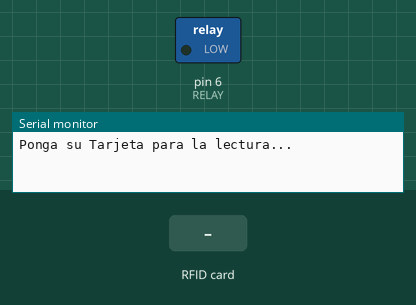
Recording of a sketch running on a simulated Arduino Uno, built with avr-gcc and run on an emulated ATmega328P. Parts: switched loads named in the sketch (green lamp = pin HIGH), the last lines printed to the serial monitor. The test bench sets the inputs (shaded band). Pins used as bus, display or sensor lines are not drawn.

Above: at 1.2 s.
1.3 s: RFID card 50 AC DC A4 held to the reader
At 1.7 s:
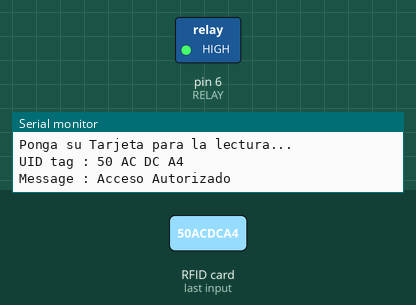
2.8 s: RFID card 26 A7 EF F7 held to the reader
At 7.6 s:
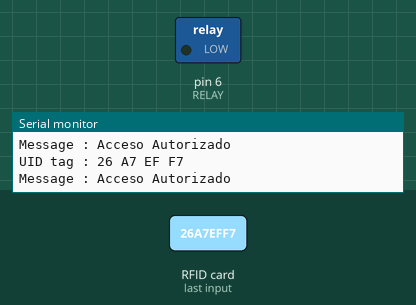
Timing chart, 0 to 9.1 s (numbered marks = the images above; inputs shaded):
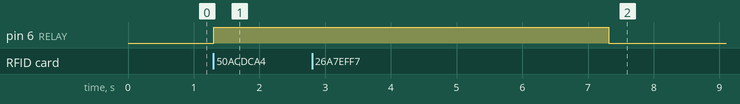

Measured:
- after the input at 1.3 s, pin 6 (RELAY): LOW → HIGH at once
- after the input at 2.8 s, pin 6 (RELAY): HIGH → LOW after 4.5 s instead of 1.5 s

The sketch:

Control_Acceso_Puertas_RC522.ino
```cpp
/*

Programa: Control de Acceso a Puertas con RC522
Autor:  Humberto Higinio
Facebook: https://www.facebook.com/humberto.higinio
Instagram: https://www.instagram.com/humberto.higinio/
Twitter: https://twitter.com/hhiginio
Canal de Youtube: https://www.youtube.com/user/HHSolis
Video Exclusivo para mi canal de Youtube
Todos los Derechos Reservados - 2019
Código de Dominio Público

 *
 * Typical pin layout used:
 * -----------------------------------------------------------------------------------------
 *             MFRC522      Arduino       Arduino   Arduino    Arduino          Arduino
 *             Reader/PCD   Uno/101       Mega      Nano v3    Leonardo/Micro   Pro Micro
 * Signal      Pin          Pin           Pin       Pin        Pin              Pin
 * -----------------------------------------------------------------------------------------
 * RST/Reset   RST          9             5         D9         RESET/ICSP-5     RST
 * SPI SS      SDA(SS)      10            53        D10        10               10
 * SPI MOSI    MOSI         11 / ICSP-4   51        D11        ICSP-4           16
 * SPI MISO    MISO         12 / ICSP-1   50        D12        ICSP-1           14
 * SPI SCK     SCK          13 / ICSP-3   52        D13        ICSP-3           15
 */


#include <SPI.h>
#include <MFRC522.h>

#define SS_PIN 10
#define RST_PIN 9
#define RELAY 6 // Pin del Relay
MFRC522 mfrc522(SS_PIN, RST_PIN);   // Crea la instancia MFRC522


void setup()
{
  Serial.begin(9600);   // Inicializa la comunicacion serial
  SPI.begin();          // Inicializa el bus SPI
  mfrc522.PCD_Init();   // Inicializa el MFRC522
  pinMode(RELAY, OUTPUT);
  digitalWrite(RELAY, LOW);
  Serial.println("Ponga su Tarjeta para la lectura...");
  Serial.println();

}
void loop()
{
  // Mirando para nuevas tarjeras
  if ( ! mfrc522.PICC_IsNewCardPresent())
  {
    return;
  }
  // Selecciona una de las tarjetas
  if ( ! mfrc522.PICC_ReadCardSerial())
  {
    return;
  }
  // Muestra el UID sobre el Monitor Serial
  Serial.print("UID tag :");
  String content= "";
  byte letter;
  for (byte i = 0; i < mfrc522.uid.size; i++)
  {
     Serial.print(mfrc522.uid.uidByte[i] < 0x10 ? " 0" : " ");
     Serial.print(mfrc522.uid.uidByte[i], HEX);
     content.concat(String(mfrc522.uid.uidByte[i] < 0x10 ? " 0" : " "));
     content.concat(String(mfrc522.uid.uidByte[i], HEX));
  }
  Serial.println();
  Serial.print("Message : ");
  content.toUpperCase();
  if (content.substring(1) == "50 AC DC A4") //Cambie aqui el UID de las tarjetas que usted desea dar acceso
  {
    Serial.println("Acceso Autorizado");
  digitalWrite(RELAY, HIGH);
  delay(3000);
  digitalWrite(RELAY,LOW);
  }
  else if  (content.substring(1) == "26 A7 EF F7")
  {
    Serial.println("Acceso Autorizado");
  digitalWrite(RELAY, HIGH);
  delay(3000);
  digitalWrite(RELAY,LOW);
  }
}
```
